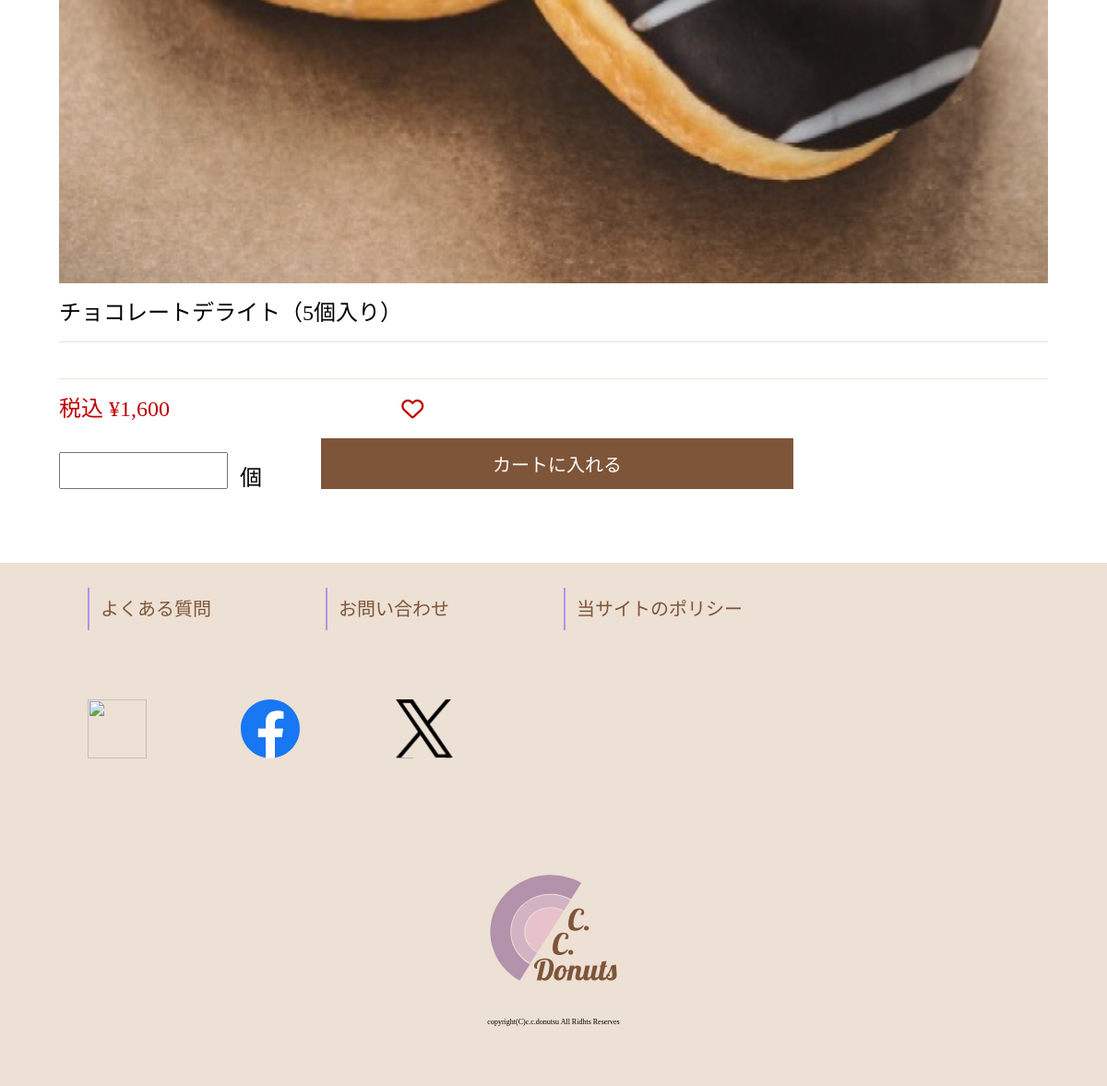
The app's page /detail-1.php?id=2 (lower part), older data.
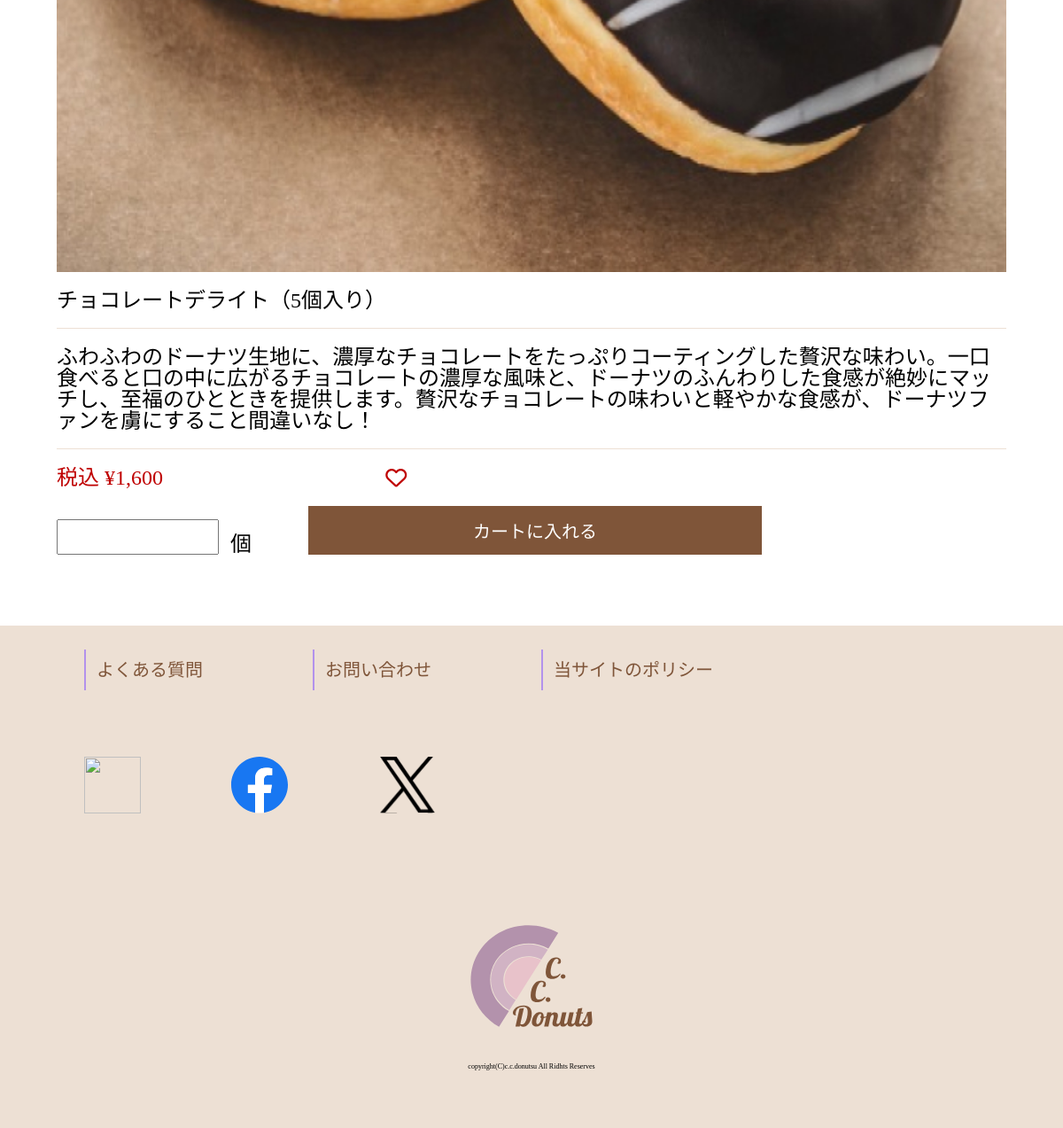
The same page, newer data.
### tables this page shows
create table product (
	id int auto_increment primary key, 
	name varchar(200) not null, 
	price int not null,
    description varchar(1000) not null,
    category int not null
);

### detail-1.php (the view, shortened to what this page needs)
<!DOCTYPE html>
<html lang="ja">
<head>
  <link href="https://use.fontawesome.com/releases/v6.5.1/css/all.css" rel="stylesheet">
  <link rel="stylesheet" href="common/css/reset.css">
  <link rel="stylesheet" href="common/css/detail.css">
  <link rel="stylesheet" href="">
</head>
<body>
  <?php
  require 'includes/header.php';
  ?>
  <div class=item_container>
    <?php
    require 'includes/database.php';
    $sql = $pdo->prepare('select * from product where id=?');
    $sql->execute([$_REQUEST['id']]);
    foreach ($sql as $row) {
      $formattedPrice = number_format($row['price']);
      echo '<form action="cart-input.php" type="method">';
      echo '<p><img alt="image" src="common/images/product_', $row['id'], '.jpg" class="detail_item_image"></p>';
      echo '<div class="flex_box">';
      echo '<p class="product_name">', $row['name'], '</p>';
      echo '<p class="product_description">', $row['description'];
      echo '</p>';
      echo '<div class="price_area">';
      echo '<p class="product_price">', '税込 ', '&yen;', $formattedPrice, '</p>';
      echo '<p><i class="fa-heart fa-regular"></i></p>';
      echo '</div>';
      echo '<div class="count_cart">';
      echo '<input type="number" name="count" value="" class="count_box">';
      echo '<span>個</span>';
      echo '<input class="button" type="submit" value="カートに入れる">';
      echo '</div>';
      echo '</div>';
      echo '</form>';
    }
    ?>
  </div>
  <?php
  require 'includes/footer.php';
  ?>
</body>
</html>

Row changes from the older to the newer data that the page shows:
changed product "チョコレートデライト（5個入り）": description (not shown) → "ふわふわのドーナツ生地に、濃厚なチョコレートをたっぷりコーティングした贅沢な味わい。一口食べると口の中に広がるチョコレートの濃厚な風味と、ドーナツのふんわりした食感が絶妙にマッチし、至福のひとときを提供します。贅沢なチョコレートの味わいと軽やかな食感が、ドーナツファンを虜にすること間違いなし！"
